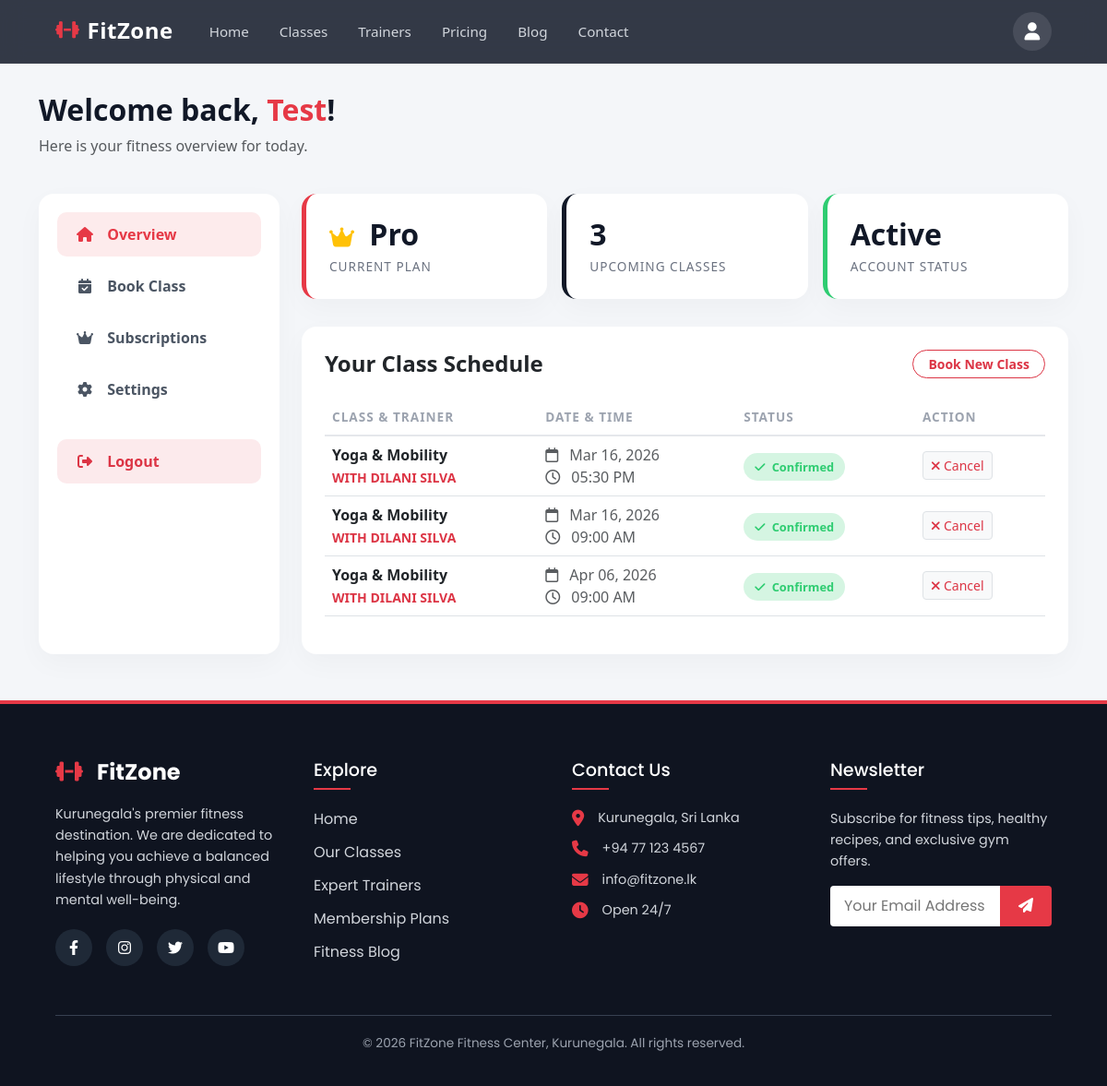
Page /member_dashboard.php (signed in) on the committed database.
### tables this page shows
CREATE TABLE `users` (
  `id` int(11) NOT NULL,
  `fullname` varchar(100) NOT NULL,
  `email` varchar(100) NOT NULL,
  `password` varchar(255) NOT NULL,
  `goal` varchar(50) DEFAULT 'general',
  `role` enum('member','trainer','admin') DEFAULT 'member',
  `created_at` timestamp NOT NULL DEFAULT current_timestamp(),
  `subscription_plan` varchar(50) DEFAULT 'Basic'
);

CREATE TABLE `bookings` (
  `id` int(11) NOT NULL,
  `user_id` int(11) NOT NULL,
  `class_name` varchar(100) NOT NULL,
  `trainer_name` varchar(100) DEFAULT NULL,
  `booking_date` date NOT NULL,
  `booking_time` varchar(20) NOT NULL,
  `status` enum('Pending','Confirmed','Waitlist','Cancelled') DEFAULT 'Pending',
  `created_at` timestamp NOT NULL DEFAULT current_timestamp()
);

### member_dashboard.php (the view, shortened to what this page needs)
<?php
include 'header.php';
require 'db_config.php';
$user_id = $_SESSION['user_id'];
$user_query = $conn->query("SELECT subscription_plan FROM users WHERE id = '$user_id'");
$user_data = $user_query->fetch_assoc();
$current_plan = isset($user_data['subscription_plan']) ? $user_data['subscription_plan'] : 'Basic';
$bookings_query = $conn->query("SELECT * FROM bookings WHERE user_id = '$user_id' ORDER BY booking_date ASC, booking_time ASC");
$current_date = date('Y-m-d');
$classes_count_query = $conn->query("SELECT COUNT(*) as total FROM bookings WHERE user_id = '$user_id' AND booking_date >= '$current_date'");
$total_upcoming = $classes_count_query->fetch_assoc()['total'];
?>
<link href="https://cdn.jsdelivr.net/npm/bootstrap@5.3.0/dist/css/bootstrap.min.css" rel="stylesheet">
<div class="container dashboard-wrapper">
    <div class="row mb-4">
        <div class="col-12">
            <h2 class="fw-bold" style="color: var(--fz-dark);">
                Welcome back, <span style="color: var(--fz-red);"><?php echo htmlspecialchars(explode(' ', trim($_SESSION['fullname']))[0]); ?></span>!
            </h2>
            <p class="text-muted">Here is your fitness overview for today.</p>
        </div>
    </div>
    <div class="row">
        <div class="col-lg-3 mb-4 mb-lg-0">
            <div class="dash-sidebar">
                <a href="member_dashboard.php" class="dash-nav-link active"><i class="fa-solid fa-house"></i> Overview</a>
                <a href="classes.php" class="dash-nav-link"><i class="fa-solid fa-calendar-check"></i> Book Class</a>
                <a href="pricing.php" class="dash-nav-link"><i class="fa-solid fa-crown"></i> Subscriptions</a>
                <a href="edit_profile.php" class="dash-nav-link"><i class="fa-solid fa-gear"></i> Settings</a>
                <a href="logout.php" class="dash-nav-link logout"><i class="fa-solid fa-right-from-bracket"></i> Logout</a>
            </div>
        </div>
        <div class="col-lg-9">
            <div class="row g-3">
                <div class="col-md-4">
                    <div class="stat-card">
                        <h3>
                            <?php if ($current_plan == 'Pro' || $current_plan == 'Elite'): ?>
                                <i class="fa-solid fa-crown text-warning fs-4 me-2"></i>
                            <?php endif; ?>
                            <?php echo htmlspecialchars($current_plan); ?>
                        </h3>
                        <p>Current Plan</p>
                    </div>
                </div>
                <div class="col-md-4">
                    <div class="stat-card" style="border-left-color: #111827;">
                        <h3><?php echo $total_upcoming; ?></h3>
                        <p>Upcoming Classes</p>
                    </div>
                </div>
                <div class="col-md-4">
                    <div class="stat-card" style="border-left-color: #2ecc71;">
                        <h3>Active</h3>
                        <p>Account Status</p>
                    </div>
                </div>
            </div>
            <div class="table-card">
                <div class="d-flex justify-content-between align-items-center mb-4">
                    <h4 class="fw-bold m-0">Your Class Schedule</h4>
                    <a href="classes.php" class="btn btn-sm btn-outline-danger fw-bold rounded-pill px-3">Book New Class</a>
                </div>
                <div class="table-responsive">
                    <table class="table table-hover align-middle">
                        <thead>
                            <tr>
                                <th>Class & Trainer</th>
                                <th>Date & Time</th>
                                <th>Status</th>
                                <th>Action</th>
                            </tr>
                        </thead>
                        <tbody>
                            <?php if ($bookings_query->num_rows > 0): ?>
                                <?php while ($booking = $bookings_query->fetch_assoc()): ?>
                                    <tr>
                                        <td class="fw-bold text-dark">
                                            <?php echo htmlspecialchars($booking['class_name']); ?><br>
                                            <span class="text-danger small fw-bold text-uppercase">with <?php echo htmlspecialchars($booking['trainer_name']); ?></span>
                                        </td>
                                        <td class="text-muted">
                                            <i class="fa-regular fa-calendar me-2"></i> <?php echo date('M d, Y', strtotime($booking['booking_date'])); ?><br>
                                            <i class="fa-regular fa-clock me-2"></i> <?php echo htmlspecialchars($booking['booking_time']); ?>
                                        </td>
                                        <td>
                                            <?php if ($booking['status'] == 'Confirmed'): ?>
                                                <span class="badge-status"><i class="fa-solid fa-check me-1"></i> Confirmed</span>
                                            <?php else: ?>
                                                <span class="badge-waitlist"><?php echo htmlspecialchars($booking['status']); ?></span>
                                            <?php endif; ?>
                                        </td>
                                        <td>
                                            <button class="btn btn-sm btn-light text-danger border"><i class="fa-solid fa-xmark"></i> Cancel</button>
                                        </td>
                                    </tr>
                                <?php endwhile; ?>
                            <?php endif; ?>
                        </tbody>
                    </table>
                </div>
            </div>
        </div>
    </div>
</div>
<?php include 'footer.php'; ?>

### style.css (style rules this page uses)
html, body { margin: 0; padding: 0; width: 100%; height: 100%; font-family: 'Poppins', sans-serif; background-color: #f9fafb; color: #374151; overflow-x: hidden; }

### header.php (style rules this page uses)
:root { --primary-red: #e63946; --dark-bg: rgba(17, 24, 39, 0.85); }

### member_dashboard.php (style rules this page uses)
:root { --fz-red: #e63946; --fz-dark: #111827; --fz-light: #f8f9fa; }
body { background-color: #f4f6f9; }
.dashboard-wrapper { margin-top: 100px; margin-bottom: 50px; }
.dash-sidebar { background: #fff; border-radius: 16px; padding: 20px; box-shadow: 0 10px 30px rgba(0, 0, 0, 0.03); height: 100%; }
.dash-nav-link { display: block; padding: 12px 20px; color: #4b5563; text-decoration: none; font-weight: 600; border-radius: 10px; margin-bottom: 8px; transition: all 0.3s ease; }
.dash-nav-link i { margin-right: 10px; width: 20px; text-align: center; }
.dash-nav-link:hover, .dash-nav-link.active { background-color: rgba(230, 57, 70, 0.1); color: var(--fz-red); }
.dash-nav-link.logout { color: #dc3545; margin-top: 30px; background-color: rgba(220, 53, 69, 0.1); }
.stat-card { background: #fff; border-radius: 16px; padding: 25px; box-shadow: 0 10px 30px rgba(0, 0, 0, 0.03); border-left: 5px solid var(--fz-red); height: 100%; transition: transform 0.3s ease; display: flex; flex-direction: column; justify-content: center; }
.stat-card h3 { font-size: 2rem; font-weight: 800; color: var(--fz-dark); margin-bottom: 5px; }
.stat-card p { color: #6b7280; font-weight: 500; margin: 0; text-transform: uppercase; font-size: 0.85rem; letter-spacing: 1px; }
.table-card { background: #fff; border-radius: 16px; padding: 25px; box-shadow: 0 10px 30px rgba(0, 0, 0, 0.03); margin-top: 30px; }
.table thead th { border-bottom: 2px solid #e5e7eb; color: #9ca3af; font-weight: 600; text-transform: uppercase; font-size: 0.85rem; letter-spacing: 1px; }
.badge-status { background: rgba(46, 204, 113, 0.2); color: #2ecc71; padding: 6px 12px; border-radius: 50px; font-weight: 600; font-size: 0.8rem; }

### rows in the picture
users: subscription_plan "Pro"
bookings: class_name "Yoga & Mobility", trainer_name "DILANI SILVA", booking_date "Mar 16, 2026", booking_time "05:30 PM", status "Confirmed" (drawn)
bookings: class_name "Yoga & Mobility", trainer_name "DILANI SILVA", booking_date "Mar 16, 2026", booking_time "09:00 AM", status "Confirmed" (drawn)
bookings: class_name "Yoga & Mobility", trainer_name "DILANI SILVA", booking_date "Apr 06, 2026", booking_time "09:00 AM", status "Confirmed" (drawn)

### other values in the picture
explode(' ', trim($_SESSION['fullname']))[0] "Test"
$total_upcoming "3"
